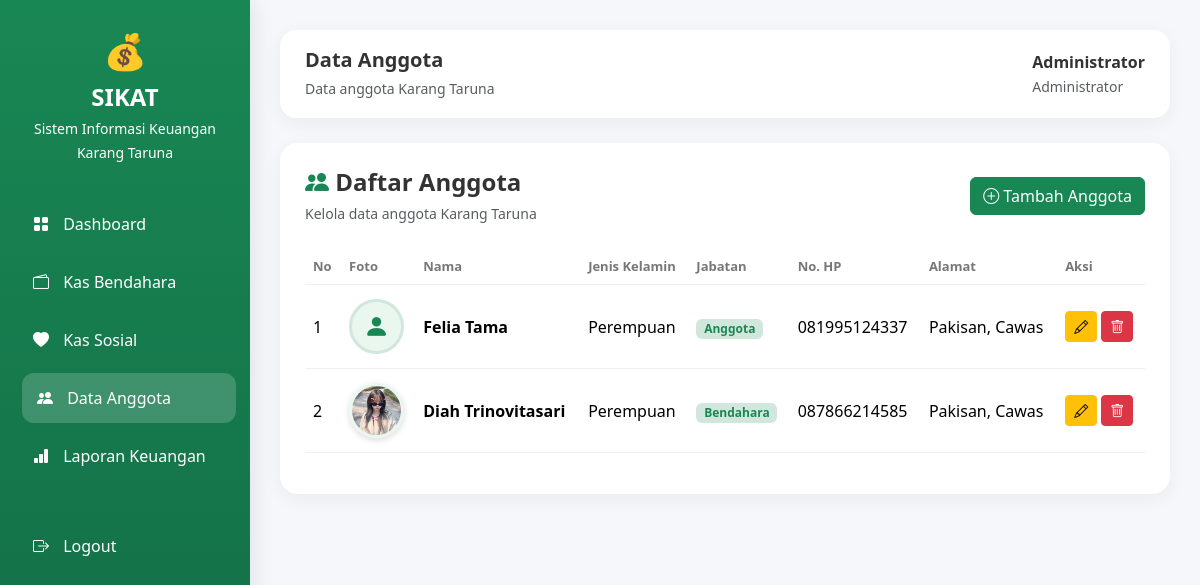
Screenshot of /anggota/index.php (signed in) with the database file from the repository.
### tables this page shows
CREATE TABLE `anggota` (
  `id` int NOT NULL,
  `nama` varchar(100) NOT NULL,
  `foto` varchar(255) DEFAULT NULL,
  `jenis_kelamin` enum('Laki-laki','Perempuan') NOT NULL,
  `jabatan` varchar(100) NOT NULL,
  `no_hp` varchar(20) DEFAULT NULL,
  `alamat` text,
  `created_at` timestamp NULL DEFAULT CURRENT_TIMESTAMP
);

### anggota/index.php (the view, shortened to what this page needs)
<?php
include "../config/koneksi.php";
$query = mysqli_query($conn, "SELECT * FROM anggota ORDER BY id DESC");
?>
<!DOCTYPE html>
<html lang="id">
<head>
    <link
        href="https://cdn.jsdelivr.net/npm/bootstrap@5.3.3/dist/css/bootstrap.min.css"
        rel="stylesheet"
    >
    <link
        rel="stylesheet"
        href="https://cdn.jsdelivr.net/npm/bootstrap-icons@1.11.3/font/bootstrap-icons.min.css"
    >
    <link rel="stylesheet" href="../assets/css/style.css">
</head>
<body>
<div class="sidebar">
    <div class="brand">
        <div style="font-size:35px;">
            💰
        </div>
        <h4>SIKAT</h4>
        <small>
            Sistem Informasi Keuangan
        </small>
        <br>
        <small>
            Karang Taruna
        </small>
    </div>
    <a href="../dashboard.php">
        <i class="bi bi-grid-fill"></i>
        Dashboard
    </a>
    <a href="../bendahara/index.php">
        <i class="bi bi-wallet2"></i>
        Kas Bendahara
    </a>
    <a href="../sosial/index.php">
        <i class="bi bi-heart-fill"></i>
        Kas Sosial
    </a>
    <a href="index.php" class="active">
        <i class="bi bi-people-fill"></i>
        Data Anggota
    </a>
    <a href="../laporan/index.php">
        <i class="bi bi-bar-chart-fill"></i>
        Laporan Keuangan
    </a>
    <a href="../auth/logout.php">
        <i class="bi bi-box-arrow-right"></i>
        Logout
    </a>
</div>
<div class="main-content">
    <div class="topbar d-flex justify-content-between align-items-center">
        <div>
            <h5 class="fw-bold mb-1">
                Data Anggota
            </h5>
            <small class="text-muted">
                Data anggota Karang Taruna
            </small>
        </div>
        <div>
            <strong>
                <?= htmlspecialchars($_SESSION['nama']); ?>
            </strong>
            <br>
            <small class="text-muted">
                Administrator
            </small>
        </div>
    </div>
    <div class="table-card">
        <div class="d-flex justify-content-between align-items-center mb-4">
            <div>
                <h4 class="fw-bold mb-1">
                    <i class="bi bi-people-fill text-success"></i>
                    Daftar Anggota
                </h4>
                <small class="text-muted">
                    Kelola data anggota Karang Taruna
                </small>
            </div>
            <a
                href="tambah.php"
                class="btn btn-success"
            >
                <i class="bi bi-plus-circle"></i>
                Tambah Anggota
            </a>
        </div>
        <div class="table-responsive">
            <table class="table align-middle">
                <thead>
                    <tr>
                        <th>No</th>
                        <th>Foto</th>
                        <th>Nama</th>
                        <th>Jenis Kelamin</th>
                        <th>Jabatan</th>
                        <th>No. HP</th>
                        <th>Alamat</th>
                        <th>Aksi</th>
                    </tr>
                </thead>
                <tbody>
                <?php
                $no = 1;
                if (mysqli_num_rows($query) > 0) {
                    while ($row = mysqli_fetch_assoc($query)) {
                ?>
                    <tr>
                        <td>
                            <?= $no++; ?>
                        </td>
                        <td>
                            <?php if (!empty($row['foto'])) { ?>
                                <img
                                    src="../assets/uploads/<?= htmlspecialchars($row['foto']); ?>"
                                    alt="Foto <?= htmlspecialchars($row['nama']); ?>"
                                    class="foto-anggota"
                                >
                            <?php } else { ?>
                                <div class="foto-default">
                                    <i class="bi bi-person-fill"></i>
                                </div>
                            <?php } ?>
                        </td>
                        <td>
                            <strong>
                                <?= htmlspecialchars($row['nama']); ?>
                            </strong>
                        </td>
                        <td>
                            <?= htmlspecialchars($row['jenis_kelamin']); ?>
                        </td>
                        <td>
                            <span class="badge bg-success-subtle text-success">
                                <?= htmlspecialchars($row['jabatan']); ?>
                            </span>
                        </td>
                        <td>
                            <?= htmlspecialchars($row['no_hp']); ?>
                        </td>
                        <td>
                            <?= htmlspecialchars($row['alamat']); ?>
                        </td>
                        <td>
                            <a
                                href="edit.php?id=<?= $row['id']; ?>"
                                class="btn btn-sm btn-warning"
                            >
                                <i class="bi bi-pencil"></i>
                            </a>
                            <a
                                href="hapus.php?id=<?= $row['id']; ?>"
                                class="btn btn-sm btn-danger"
                                onclick="return confirm('Yakin ingin menghapus anggota ini?')"
                            >
                                <i class="bi bi-trash"></i>
                            </a>
                        </td>
                    </tr>
                <?php
                    }
                } ?>
                </tbody>
            </table>
        </div>
    </div>
</div>
</body>
</html>

### assets/css/style.css (style rules this page uses)
* { box-sizing: border-box; }
body { margin: 0; font-family: "Segoe UI", Arial, sans-serif; background: #f5f7fb; color: #333; }
.sidebar { width: 250px; height: 100vh; position: fixed; left: 0; top: 0; padding: 25px 18px; background: linear-gradient( 180deg, #198754, #126b45 ); color: white; box-shadow: 5px 0 20px rgba(0,0,0,0.08); }
.brand { text-align: center; margin-bottom: 35px; }
.brand h4 { margin: 5px 0; font-weight: 700; }
.sidebar a { display: block; color: white; text-decoration: none; padding: 13px 15px; margin-bottom: 8px; border-radius: 12px; transition: 0.3s; }
.sidebar a i { margin-right: 10px; }
.sidebar a:hover, .sidebar a.active { background: rgba(255,255,255,0.18); transform: translateX(4px); }
.main-content { margin-left: 250px; padding: 30px; }
.topbar { background: white; padding: 18px 25px; border-radius: 16px; margin-bottom: 25px; box-shadow: 0 5px 20px rgba(0,0,0,0.05); }
.table-card { background: white; border-radius: 18px; padding: 25px; box-shadow: 0 5px 20px rgba(0,0,0,0.05); }
.table thead th { color: #777; font-size: 13px; border-bottom: 1px solid #eee; }
.table tbody td { padding: 14px 8px; border-bottom: 1px solid #f0f0f0; }

### anggota/index.php (style rules this page uses)
.foto-anggota { width: 55px; height: 55px; object-fit: cover; border-radius: 50%; border: 3px solid #e9f7ef; box-shadow: 0 2px 6px rgba(0,0,0,0.15); }
.foto-default { width: 55px; height: 55px; border-radius: 50%; background: #e9f7ef; color: #198754; display: flex; align-items: center; justify-content: center; font-size: 25px; border: 3px solid #d1e7dd; }

### rows the page displays
anggota: nama "Felia Tama", jenis_kelamin "Perempuan", jabatan "Anggota", no_hp "081995124337", alamat "Pakisan, Cawas"
anggota: foto (picture), nama "Diah Trinovitasari", jenis_kelamin "Perempuan", jabatan "Bendahara", no_hp "087866214585", alamat "Pakisan, Cawas"

### other values shown
$_SESSION['nama'] "Administrator"
